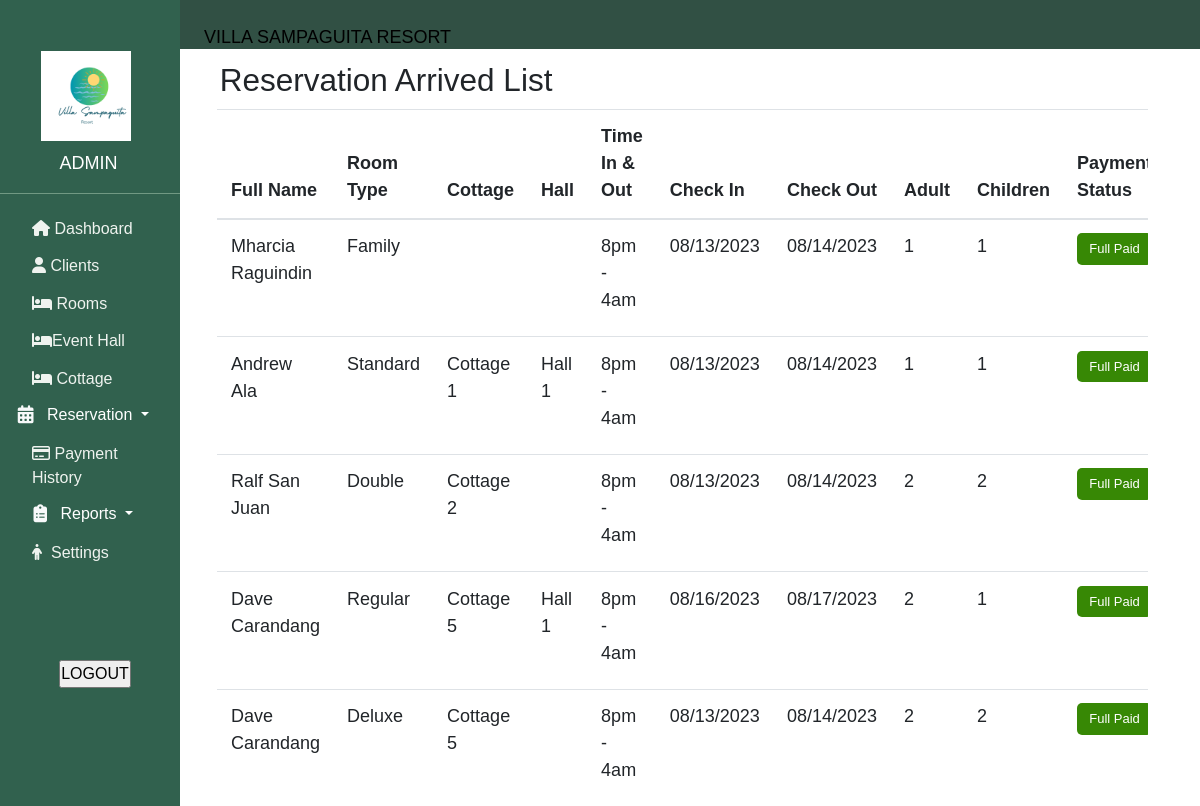
The app's page /adminview/reservation_arrival.php (signed in) with its own data.
### tables this page shows
CREATE TABLE `reservation` (
  `reservation_Id` int(11) NOT NULL,
  `people_Id` int(11) NOT NULL,
  `name` varchar(255) NOT NULL,
  `email` varchar(255) NOT NULL,
  `number` int(11) NOT NULL,
  `room_Id` varchar(250) NOT NULL,
  `cottage_Id` varchar(250) NOT NULL,
  `hall_Id` varchar(250) NOT NULL,
  `timeInOut` varchar(250) NOT NULL,
  `dateIn` varchar(250) NOT NULL,
  `dateOut` varchar(250) NOT NULL,
  `adult` varchar(250) NOT NULL,
  `children` varchar(250) NOT NULL,
  `reservationStatus` varchar(250) NOT NULL,
  `payment_status` varchar(250) NOT NULL,
  `dateCreated` varchar(250) NOT NULL,
  `code` varchar(250) NOT NULL,
  `downCheckOut` varchar(250) NOT NULL
);

CREATE TABLE `room` (
  `room_Id` int(11) NOT NULL,
  `title` varchar(255) NOT NULL,
  `Category` varchar(255) NOT NULL,
  `Description` varchar(255) NOT NULL,
  `Amenities` varchar(250) NOT NULL,
  `Price` int(11) NOT NULL,
  `Discount` int(11) NOT NULL,
  `Capacity` varchar(255) NOT NULL,
  `Status` varchar(255) NOT NULL,
  `name` varchar(250) NOT NULL,
  `image_dir` varchar(250) NOT NULL
);

CREATE TABLE `cottage` (
  `cottage_Id` int(11) NOT NULL,
  `title` varchar(250) NOT NULL,
  `Category` varchar(250) NOT NULL,
  `Description` varchar(250) NOT NULL,
  `Amenities` varchar(250) NOT NULL,
  `Price` varchar(250) NOT NULL,
  `Discount` varchar(250) NOT NULL,
  `Capacity` varchar(250) NOT NULL,
  `Status` varchar(250) NOT NULL,
  `name` varchar(250) NOT NULL,
  `image_dir` varchar(250) NOT NULL
);

CREATE TABLE `hall` (
  `hall_Id` int(11) NOT NULL,
  `title` varchar(250) NOT NULL,
  `Category` varchar(250) NOT NULL,
  `Description` varchar(250) NOT NULL,
  `Amenities` varchar(250) NOT NULL,
  `Price` varchar(250) NOT NULL,
  `Discount` varchar(250) NOT NULL,
  `Capacity` varchar(250) NOT NULL,
  `Status` varchar(250) NOT NULL,
  `name` varchar(250) NOT NULL,
  `image_dir` varchar(250) NOT NULL
);

### adminview/reservation_arrival.php (the view, shortened to what this page needs)
<?php
include ('../database/connect.php');
?>
<!DOCTYPE html>
<html>
<head>
  <head>
        <link rel="stylesheet" href="https://cdn.jsdelivr.net/npm/bootstrap@4.0.0/dist/css/bootstrap.min.css">
        <link rel="stylesheet" href="https://cdnjs.cloudflare.com/ajax/libs/font-awesome/4.7.0/css/font-awesome.min.css">
        <link rel="stylesheet" href="../admin_dashboard/home.css"></link>
        <link rel="stylesheet" href="https://ajax.googleapis.com/ajax/libs/jqueryui/1.12.1/themes/smoothness/jquery-ui.css">
        <link rel="stylesheet" href="//code.jquery.com/ui/1.12.1/themes/base/jquery-ui.css">
  </head>
</head>
<body style="overflow-x: hidden;">
        <?php
            include "../admin_dashboard/header.php";
            include "../admin_dashboard/sidebar.php";
        ?>
<div class="row ml-5">
    <div class="col-md-1 ">
    </div>
  <div class="col-md-11  ">
  <div class="d-flex justify-content: center; align-items: center ">
    <h3 class="ml-5 mt-1">Reservation Arrived List</h3>
  </div>
  <table class="table table-responsive" id="" style="margin: 0 auto; width: 90%; ">
        <thead>
        <tr >
            <th>Full Name</th>
            <th>Room Type</th>
            <th>Cottage</th>
            <th>Hall</th>
            <th>Time In & Out</th>
            <th>Check In</th>
            <th>Check Out</th>
            <th>Adult</th>
            <th>Children</th>
            <th>Payment Status</th>
        </tr>
        </thead>
        <tbody>
            <?php
            $sql = "SELECT r.reservation_Id, r.people_Id, r.name, r.email, r.number, r.room_Id, r.hall_Id, r.timeInOut, r.dateIn, r.dateOut, r.adult, r.children, r.reservationStatus, r.payment_status, r.dateCreated, r.code, p.people_Id, p.address, t.Category, t.Price, t.Discount, c.title, c.Price as cottagePrice, c.Discount as cottageDiscount, h.title as hallTitle, h.Price as hallPrice, h.Discount as hallDiscount FROM reservation r INNER JOIN people p ON r.people_Id = p.people_Id INNER JOIN room t ON r.room_Id = t.room_Id LEFT JOIN cottage c ON r.cottage_Id = c.cottage_Id LEFT JOIN hall h ON r.hall_Id = h.hall_Id WHERE reservationStatus='Arrived' ORDER BY reservation_Id DESC";
            $result = $conn->query($sql);
            ?>
            <?php if($result->num_rows > 0){?>
                <?php while($rows = $result->fetch_assoc()){?>
            <tr>
                <td><?php echo $rows['name'];?></td>
                <td><?php echo $rows['Category'];?></td>
                <td><?php echo $rows['title'];?></td>
                <td><?php echo $rows['hallTitle'];?></td>
                <td><?php echo $rows['timeInOut'];?></td>
                <td><?php echo $rows['dateIn'];?></td>
                <td><?php echo $rows['dateOut'];?></td>
                <td><?php echo $rows['adult'];?></td>
                <td><?php echo $rows['children'];?></td>
                <td>
                  <div class="" style="text-align: center; font-size: 13px; padding: 6px 12px; background: #378805; color: white; border-radius: 5px;">
                    <?php echo $rows['payment_status'];?>
                  </div>
                </td>
            </tr>
                <?php } ?>
            <?php } ?>
            </tbody>
    </table>
  </div>
</div>
</body>
</html>

### admin_dashboard/home.css (style rules this page uses)
* { margin: 0; padding: 0; font-family: 'italic', sans-serif; font-size: 18px; }

### records on screen
reservation: name "Mharcia Raguindin", room_Id.Category "Family", timeInOut "8pm - 4am", dateIn "08/13/2023", dateOut "08/14/2023", adult "1", children "1", payment_status "Full Paid"
reservation: name "Andrew Ala", room_Id.Category "Standard", cottage_Id.title "Cottage 1", hall_Id.title "Hall 1", timeInOut "8pm - 4am", dateIn "08/13/2023", dateOut "08/14/2023", adult "1", children "1", payment_status "Full Paid"
reservation: name "Ralf San Juan", room_Id.Category "Double", cottage_Id.title "Cottage 2", timeInOut "8pm - 4am", dateIn "08/13/2023", dateOut "08/14/2023", adult "2", children "2", payment_status "Full Paid"
reservation: name "Dave Carandang", room_Id.Category "Regular", cottage_Id.title "Cottage 5", hall_Id.title "Hall 1", timeInOut "8pm - 4am", dateIn "08/16/2023", dateOut "08/17/2023", adult "2", children "1", payment_status "Full Paid"
reservation: name "Dave Carandang", room_Id.Category "Deluxe", cottage_Id.title "Cottage 5", timeInOut "8pm - 4am", dateIn "08/13/2023", dateOut "08/14/2023", adult "2", children "2", payment_status "Full Paid"
